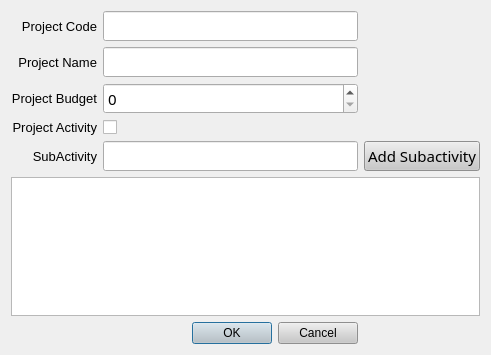
<?xml version="1.0" encoding="UTF-8"?>
<ui version="4.0">
 <class>MenuDialog</class>
 <widget class="QDialog" name="MenuDialog">
  <property name="geometry">
   <rect>
    <x>0</x>
    <y>0</y>
    <width>491</width>
    <height>355</height>
   </rect>
  </property>
  <property name="font">
   <font>
    <family>Mongolian Baiti</family>
    <pointsize>11</pointsize>
   </font>
  </property>
  <property name="windowTitle">
   <string>Dialog</string>
  </property>
  <layout class="QGridLayout" name="gridLayout">
   <item row="1" column="1">
    <widget class="QLineEdit" name="project_nameLineEdit"/>
   </item>
   <item row="0" column="1">
    <widget class="QLineEdit" name="project_codeLineEdit"/>
   </item>
   <item row="4" column="0">
    <widget class="QLabel" name="label_6">
     <property name="font">
      <font>
       <family>MS Shell Dlg 2</family>
       <pointsize>10</pointsize>
      </font>
     </property>
     <property name="layoutDirection">
      <enum>Qt::LeftToRight</enum>
     </property>
     <property name="text">
      <string>SubActivity</string>
     </property>
     <property name="alignment">
      <set>Qt::AlignRight|Qt::AlignTrailing|Qt::AlignVCenter</set>
     </property>
    </widget>
   </item>
   <item row="6" column="0" colspan="2">
    <widget class="QDialogButtonBox" name="buttonBox">
     <property name="styleSheet">
      <string notr="true">
background-color: rgb(200, 200, 200);</string>
     </property>
     <property name="orientation">
      <enum>Qt::Horizontal</enum>
     </property>
     <property name="standardButtons">
      <set>QDialogButtonBox::Cancel|QDialogButtonBox::Ok</set>
     </property>
    </widget>
   </item>
   <item row="0" column="0">
    <widget class="QLabel" name="label">
     <property name="font">
      <font>
       <family>MS Shell Dlg 2</family>
       <pointsize>10</pointsize>
      </font>
     </property>
     <property name="layoutDirection">
      <enum>Qt::LeftToRight</enum>
     </property>
     <property name="text">
      <string>Project Code</string>
     </property>
     <property name="alignment">
      <set>Qt::AlignRight|Qt::AlignTrailing|Qt::AlignVCenter</set>
     </property>
    </widget>
   </item>
   <item row="2" column="1">
    <widget class="QSpinBox" name="project_budget_spinBox">
     <property name="cursor">
      <cursorShape>PointingHandCursor</cursorShape>
     </property>
     <property name="maximum">
      <number>10000</number>
     </property>
    </widget>
   </item>
   <item row="2" column="0">
    <widget class="QLabel" name="label_4">
     <property name="font">
      <font>
       <family>MS Shell Dlg 2</family>
       <pointsize>10</pointsize>
      </font>
     </property>
     <property name="layoutDirection">
      <enum>Qt::LeftToRight</enum>
     </property>
     <property name="text">
      <string>Project Budget</string>
     </property>
     <property name="alignment">
      <set>Qt::AlignRight|Qt::AlignTrailing|Qt::AlignVCenter</set>
     </property>
    </widget>
   </item>
   <item row="4" column="2">
    <widget class="QPushButton" name="addSubactivityButton">
     <property name="font">
      <font>
       <family>Mongolian Baiti</family>
       <pointsize>11</pointsize>
      </font>
     </property>
     <property name="cursor">
      <cursorShape>PointingHandCursor</cursorShape>
     </property>
     <property name="styleSheet">
      <string notr="true">
background-color: rgb(200, 200, 200);</string>
     </property>
     <property name="text">
      <string>Add Subactivity</string>
     </property>
    </widget>
   </item>
   <item row="5" column="0" colspan="3">
    <widget class="QListView" name="subActivitiesListView">
     <property name="font">
      <font>
       <family>Segoe UI</family>
       <pointsize>10</pointsize>
      </font>
     </property>
     <property name="cursor" stdset="0">
      <cursorShape>PointingHandCursor</cursorShape>
     </property>
    </widget>
   </item>
   <item row="3" column="0">
    <widget class="QLabel" name="label_5">
     <property name="font">
      <font>
       <family>MS Shell Dlg 2</family>
       <pointsize>10</pointsize>
      </font>
     </property>
     <property name="layoutDirection">
      <enum>Qt::LeftToRight</enum>
     </property>
     <property name="text">
      <string>Project Activity</string>
     </property>
     <property name="alignment">
      <set>Qt::AlignRight|Qt::AlignTrailing|Qt::AlignVCenter</set>
     </property>
    </widget>
   </item>
   <item row="1" column="0">
    <widget class="QLabel" name="label_3">
     <property name="font">
      <font>
       <family>MS Shell Dlg 2</family>
       <pointsize>10</pointsize>
      </font>
     </property>
     <property name="layoutDirection">
      <enum>Qt::LeftToRight</enum>
     </property>
     <property name="text">
      <string>Project Name</string>
     </property>
     <property name="alignment">
      <set>Qt::AlignRight|Qt::AlignTrailing|Qt::AlignVCenter</set>
     </property>
    </widget>
   </item>
   <item row="4" column="1">
    <widget class="QLineEdit" name="subActivity1_lineEdit"/>
   </item>
   <item row="3" column="1">
    <widget class="QCheckBox" name="checkBox">
     <property name="cursor">
      <cursorShape>PointingHandCursor</cursorShape>
     </property>
     <property name="text">
      <string/>
     </property>
     <property name="checked">
      <bool>false</bool>
     </property>
    </widget>
   </item>
  </layout>
 </widget>
 <resources/>
 <connections>
  <connection>
   <sender>buttonBox</sender>
   <signal>accepted()</signal>
   <receiver>MenuDialog</receiver>
   <slot>accept()</slot>
   <hints>
    <hint type="sourcelabel">
     <x>248</x>
     <y>254</y>
    </hint>
    <hint type="destinationlabel">
     <x>157</x>
     <y>274</y>
    </hint>
   </hints>
  </connection>
  <connection>
   <sender>buttonBox</sender>
   <signal>rejected()</signal>
   <receiver>MenuDialog</receiver>
   <slot>reject()</slot>
   <hints>
    <hint type="sourcelabel">
     <x>316</x>
     <y>260</y>
    </hint>
    <hint type="destinationlabel">
     <x>286</x>
     <y>274</y>
    </hint>
   </hints>
  </connection>
 </connections>
</ui>
